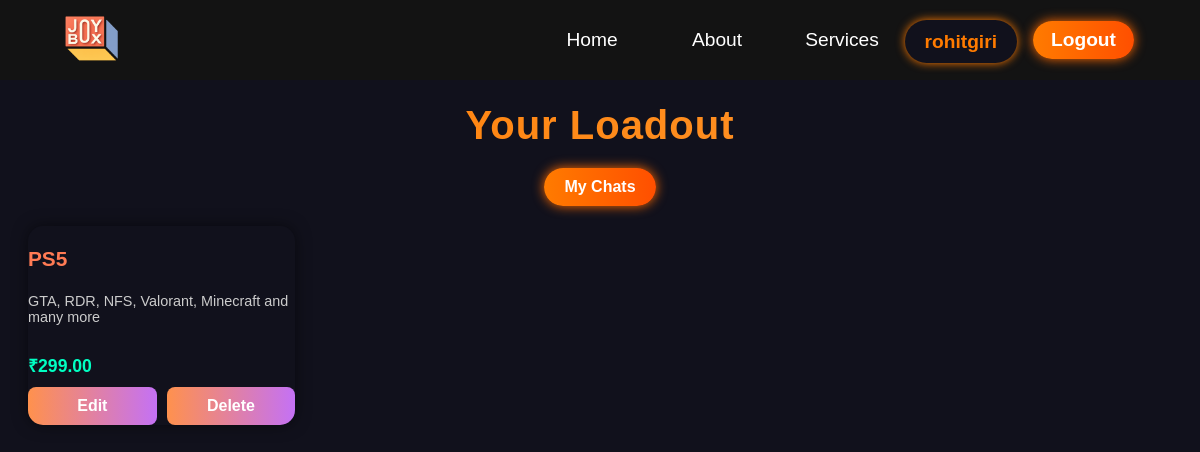
The page /dashboard/ (signed in) on the database its author committed.
### Homeapp/models.py (models this page shows, shortened)
class ConsoleListing(models.Model):
    user=models.ForeignKey(User,on_delete=models.CASCADE)
    console_name=models.CharField(max_length=60)
    description=models.TextField()
    price=models.DecimalField(max_digits=10,decimal_places=2)
    location=models.CharField(max_length=100)
    available=models.BooleanField(default=True)
    photo1=models.ImageField(upload_to='console_photos/',null=False,blank=False)
    photo2=models.ImageField(upload_to='console_photos/',null=False,blank=False)
    posted_at=models.DateTimeField(auto_now_add=True)

### Homeapp/views.py (the view)
# urls.py: path('dashboard/', views.dashboard, name='dashboard'),
@login_required
def dashboard(request):
    listings = ConsoleListing.objects.filter(user=request.user)
    return render(request,'dashboard/dashboard.html',{'listings':listings})

### Homeapp/templates/dashboard/dashboard.html (shortened to what this page needs)
{% load static %}
<!DOCTYPE html>
<html lang="en">
<head>
    <link rel="stylesheet" href="{% static "css/dashboard.css" %}">
</head>
<body>
    <nav class="navbar">
      <div class="navbar__container">
        <img src="{% static "images/JoyBox.png" %}" alt="JoyBox">
        <ul class="navbar__menu">
          <li class="navbar__item">
            <a href="{%url 'home' %}" class="navbar__links" id="home-page">Home</a>
          </li>
          <li class="navbar__item">
            <a href="{%url 'home'%}#about" class="navbar__links" id="about-page">About</a>
          </li>
          <li class="navbar__item">
            <a href="{%url 'home'%}#services" class="navbar__links" id="services-page"
              >Services</a
            >
          </li>
          {% if user.is_authenticated %}
          <li class="navbar__item">
            <a href="#" class="username-button">{{ user.username }}</a>
          </li>
          <li class="navbar__btn">
            <a href="{% url 'logout' %}" class="button">Logout</a>
          </li>
        {% else %}
          <li class="navbar__btn">
            <a href="{% url 'loginpage' %}" class="button" id="signup">Sign In</a>
          </li>
        {% endif %}
        </ul>
      </div>
    </nav>
{% if listings %}
  <div class="dashboard-container">
    <h2 class="dashboard-heading">Your Loadout</h2>
    <div style="text-align: center; margin-bottom: 20px;">
      <a href="{% url 'chat_list' %}" style="display: inline-block; padding: 10px 20px; border-radius: 25px; background: linear-gradient(to right, #ff7b00, #ff4f00); color: #fff; font-weight: bold; text-decoration: none; box-shadow: 0 0 12px #ff6a00; transition: all 0.3s ease;">
        My Chats
      </a>
    </div>
    <div class="dashboard-listings">
      {% for listing in listings %}
        <div class="dashboard-card">
          <h3 class="dashboard-title">{{ listing.console_name }}</h3>
          <p class="dashboard-description">{{ listing.description }}</p>
          <p class="dashboard-price">₹{{ listing.price }}</p>
          <div class="dashboard-actions">
            <a href="{% url 'edit_listing' listing.pk %}">Edit</a>
            <a href="{% url 'delete_listing' listing.pk %}">Delete</a>
          </div>
        </div>
      {% endfor %}
    </div>
  </div>
{% else %}
<p style="color: white;">Total listings: {{ listings|length }}</p>
  <p style="color: white; font-weight: bold; text-align: center; margin-top: 150px; font-size: 50px;">No listings found.</p>
{% endif %}
</body>
</html>

### Homeapp/static/css/dashboard.css (style rules this page uses)
body { font-family: 'Poppins', sans-serif; background-color:#11111c; }
.navbar { background: #131313; height: 80px; display: flex; justify-content: center; align-items: center; font-size: 1.2rem; position: fixed; left: 0; right: 0; top: 0; z-index: 999; }
.navbar__container { display: flex; justify-content: space-between; height: 80px; width: 100%; max-width: 1300px; margin: 0 auto; padding: 0 50px; }
.navbar__menu { display: flex; align-items: center; list-style: none; }
.navbar__item { height: 80px; }
.navbar__links { color: #fff; display: flex; align-items: center; justify-content: center; width: 125px; text-decoration: none; height: 100%; transition: all 0.3s ease-in-out; }
.navbar__btn { display: flex; justify-content: center; align-items: center; padding: 0 1rem; width: 100%; }
.button { display: flex; justify-content: center; align-items: center; text-decoration: none; padding: 10px 20px; height: 100%; width: 100%; border: none; outline: none; border-radius: 4px; background: #833ab4; background: -webkit-linear-gradient(to right, #fcb045, #fd1d1d, #833ab4); background: linear-gradient(to right, #fcb045, #fd1d1d, #833ab4); color: #fff; transition: all 0.3s ease-in-out; }
.dashboard-heading { font-size: 3rem; background: linear-gradient(to right, #fcb045, #fd1d1d, #833ab4); background-clip: text; -webkit-background-clip: text; -webkit-text-fill-color: transparent; text-align: center; transition: transform 0.4s ease, text-shadow 0.4s ease; letter-spacing: 1px; }
.dashboard-container { max-width: 1200px; margin: 50px auto; padding: 20px; color: #f0f0f0; }
.dashboard-listings { display: grid; gap: 25px; grid-template-columns: repeat(auto-fill, minmax(250px, 1fr)); }
.dashboard-card { background-color: #11111c; padding: 0; border-radius: 15px; overflow: hidden; box-shadow: 0 0 15px rgba(0, 0, 0, 0.5); display: flex; flex-direction: column; transition: transform 0.3s ease; }
.dashboard-title { font-size: 1.3rem; font-weight: bold; color: #ff7b54; margin-bottom: 8px; }
.dashboard-description { font-size: 0.9rem; margin-bottom: 10px; color: #ccc; }
.dashboard-price { font-size: 1.1rem; font-weight: bold; color: #00ffc3; margin-bottom: 10px; }
.dashboard-actions { display: flex; justify-content: space-between; gap: 10px; }
.dashboard-actions a { flex: 1; padding: 10px; background: linear-gradient(to right, #ff914d, #c471f5); color: white; text-align: center; border-radius: 8px; text-decoration: none; font-weight: bold; transition: background 0.3s ease; }

### Homeapp/templates/dashboard/dashboard.html (style rules this page uses)
.navbar__item .username-button { display: inline-block; margin-top: 20px; margin-bottom: 6px; line-height: 1; background-color: #11111c; padding: 10px 18px; border-radius: 25px; font-weight: bold; color: #ff7b00; text-decoration: none; box-shadow: 0 0 10px #ff7b00; transition: all 0.3s ease; border: 2px solid transparent; }
.navbar__btn .button { background: linear-gradient(to right, #ff7b00, #ff4f00); padding: 8px 18px; border-radius: 25px; font-weight: bold; color: #fff; text-decoration: none; border: none; box-shadow: 0 0 12px #ff6a00; transition: all 0.3s ease; display: inline-block; }
.dashboard-heading { font-size: 2.5rem; font-weight: 700; text-align: center; margin-bottom: 20px; background: linear-gradient(90deg, #ff7b00, #ffa94d, #ff7b00); background-size: 300% auto; -webkit-background-clip: text; -webkit-text-fill-color: transparent; animation: shimmer 5s ease-in-out infinite; }

### rows shown on the page
ConsoleListing: console_name "PS5", description "GTA, RDR, NFS, Valorant, Minecraft and many more", price "299.00"

### other values the page prints
{{ user.username }} "rohitgiri"
